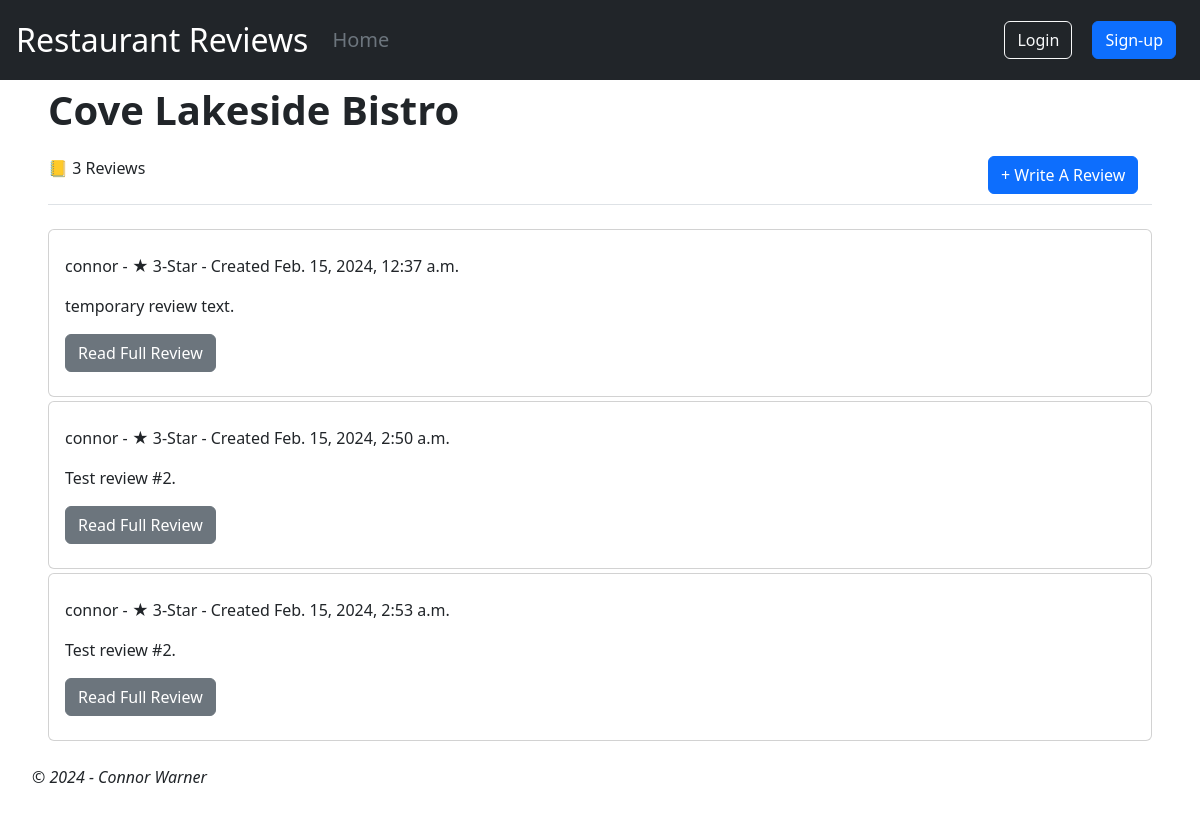
Page /restaurant/1 on the earlier database version.
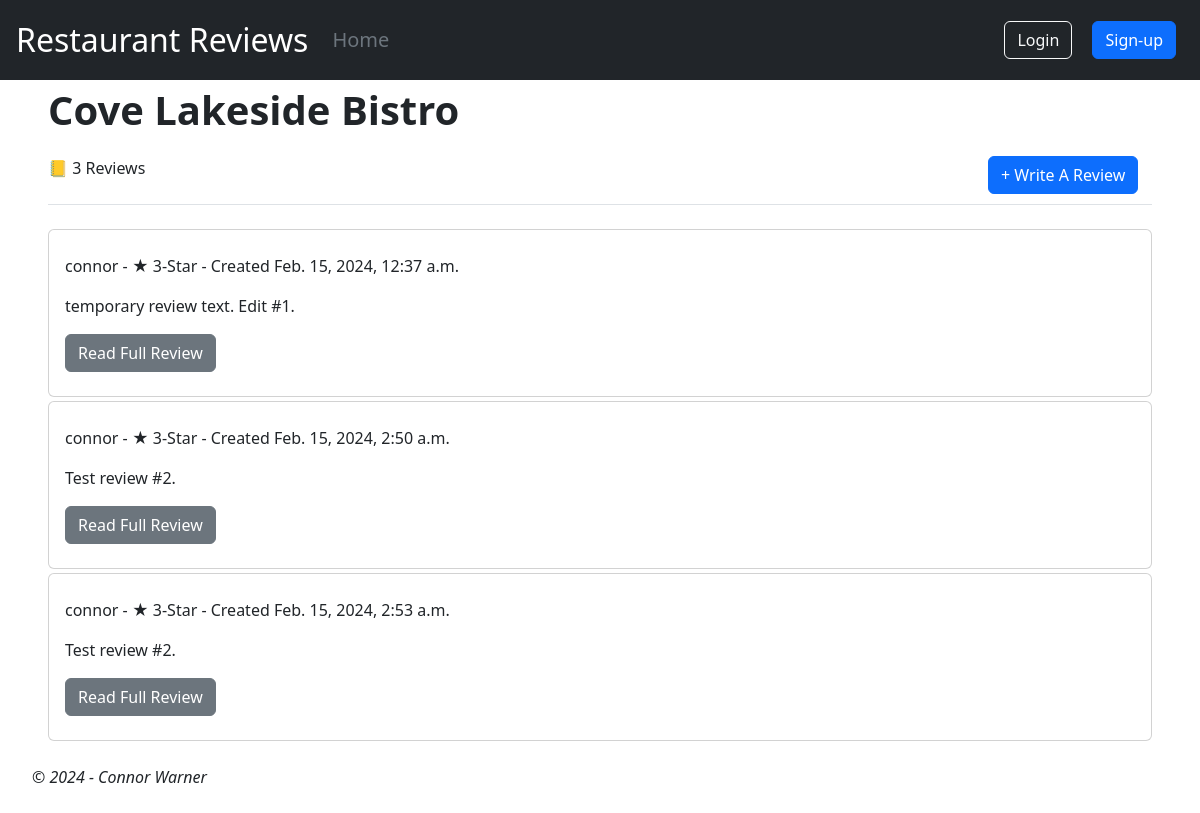
Same page on the later database version.
### restaurant_rating/models.py (models this page shows, shortened)
class Review(models.Model):
    class Stars(models.IntegerChoices):
        ONE_STAR = 1
        TWO_STAR = 2
        THREE_STAR = 3
        FOUR_STAR = 4
        FIVE_STAR = 5
    restaurant = models.ForeignKey(
        Restaurant,
        on_delete=models.CASCADE,
        related_name="reviews"
    )
    user = models.ForeignKey(
        "auth.User",
        on_delete=models.CASCADE,
        related_name="reviews"
    )
    body = models.TextField()
    rating = models.IntegerField(choices=Stars.choices, default=Stars.THREE_STAR)
    created = models.DateTimeField(auto_now_add=True)
    updated = models.DateTimeField(auto_now=True)

### restaurant_rating/views.py (the view)
# urls.py: path("restaurant/<int:pk>", RestaurantDetailView.as_view(), name="restaurant_detail"),
class RestaurantDetailView(DetailView):
    model = Restaurant
    template_name = "restaurant_detail.html"

### templates/restaurant_detail.html
{% extends "base.html" %}
{% block content %}
<div class="mx-4">
    <div class="border-bottom mb-4 ">
        <div class="row">
            <div class="col-9">
                <p class="fs-1 fw-bold">{{ restaurant.name }}</p>
            </div>
        </div>
        <div class="row mb-2">
            <div class="col-6">
                <p>&#128210; {{restaurant.reviews.all.count}} Reviews</p>
            </div>
            <div class="col-md-2 ms-auto ps-auto ">
                <a href="{% url "review_create" %}">
                    <button type="button" class="btn btn-primary">+ Write A Review</button>
                </a>
            </div>
        </div>
    </div>
    {% if restaurant.reviews.all.count == 0 %}
        <p>There are no reviews yet</p>
    {% else %}
        {% for review in restaurant.reviews.all %}
        <div class="card my-1 py-2">
            <div class="card-body">
                <p>{{ review.user }} - &#9733; {{ review.rating}}-Star - Created {{ review.created }}</p>
                <p>{{ review.body }}</p>
                <a href="{% url "review_detail" review.pk %}"><button type="button" class="btn btn-secondary">Read Full Review</button></a>
            </div>
        </div>
        {% endfor %}
    {% endif %}
</div>
{% endblock content %}

Differences in the rows shown:
changed Review: body "temporary review text." → "temporary review text. Edit #1."
